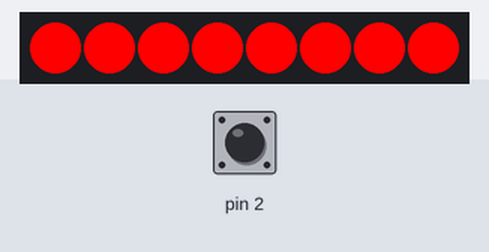
Simulated run of this sketch. Board: Arduino Uno, built with avr-gcc and run on an emulated ATmega328P. Shown: 8 RGB LEDs in strip order, left to right. Inputs (shaded band) come from the test bench; at power-on: pin 2 HIGH.

Above: at 1.2 s.
1.3 s: pin 2 pulled LOW for 1 s
At 3.5 s:
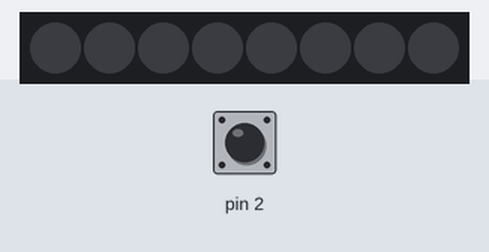
3.8 s: pin 2 pulled LOW for 0.15 s
At 4.1 s:
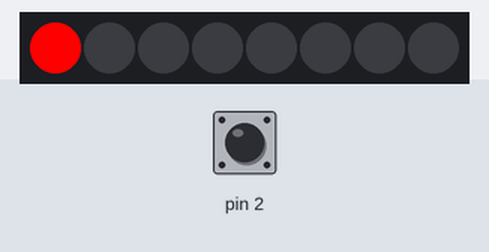
5.9 s: pin 2 pulled LOW for 3.2 s
At 10.4 s:
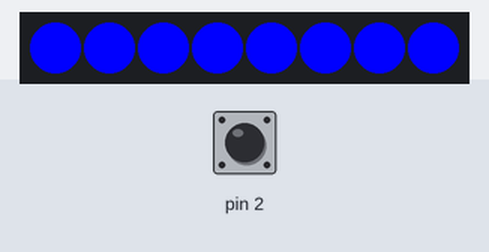
10.6 s: pin 2 pulled LOW for 3.2 s
At 10.9 s:
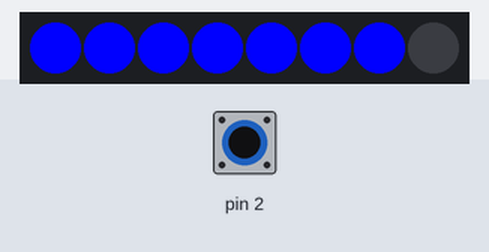
Timing chart, 0 to 16.3 s (numbered marks = the images above; inputs shaded):
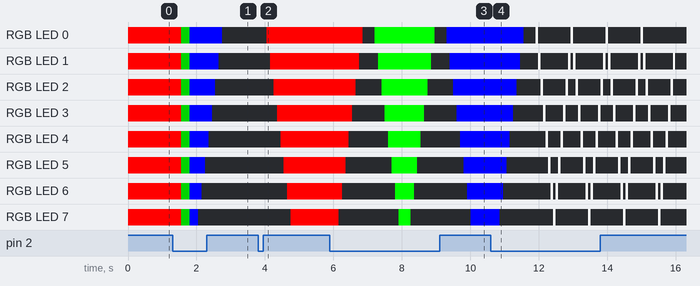

The sketch:

Neopixel_FastLED_PillarDemo02.ino
```cpp
#include "FastLED.h"

#define NUM_LEDS 8
CRGB leds[NUM_LEDS];
int ledBrightness[NUM_LEDS];
CRGB colors[4];

#define DATA_PIN 3
const int pace = 500;

//---- CAPACITIVE SENSOR ---
#include <CapacitiveSensor.h>
CapacitiveSensor   cs_4_2 = CapacitiveSensor(4, 2);       // 10M resistor between pins 4 & 2, pin 2 is sensor pin, add a wire and or foil if desired

void WaitForTouchOrig()
{
  long total1;
  while (total1 < 200)
  {
    total1 =  cs_4_2.capacitiveSensor(30);
  }
}

void WaitForTouch()
{
  int v = 0;
  do {
    v = digitalRead(2);
    delay(50);
  } while (v == HIGH);
    delay(200);
}

void setup() {
  cs_4_2.set_CS_AutocaL_Millis(0xFFFFFFFF);     // turn off autocalibrate on channel 1 - just as an example
  pinMode(2, INPUT_PULLUP);

  FastLED.addLeds<NEOPIXEL, DATA_PIN>(leds, NUM_LEDS);
  colors[0] = CRGB::Red;
  colors[1] = CRGB::Green;
  colors[2] = CRGB::Blue;
  colors[3] = CRGB::White;

  FastLED.setBrightness(255);
}

void SetLedBrightness(int which, int r, int g, int b, int brightness)
{
  ledBrightness[which] = brightness;
  leds[which].setRGB(r * brightness / 255, g * brightness / 255, b * brightness / 255);
}

void GradualRise()
{
  //-- Turn them all off --
  for (int i = 0; i < NUM_LEDS; i++)
    SetLedBrightness(i, 0, 0, 0, 0);
  FastLED.show();

  int brightnessDelay = 100; // Larger = slower
  int risePace = 8;
  int brightness = 0;
  int nextBrightness = 0; // When brightness reach this value, it's time to turn on the next LED
  int brightnessThreshold = 255 / NUM_LEDS; // How much brightness would have to change before we turn on next LED
  int currentTop = 0; // Topmost led that is currently on
  bool done = false;
  while (!done)
  {
    // Make leds from bottom to current topmost a little brighter
    for (int i = 0; i <= currentTop; i++)
    {
      if (ledBrightness[i] < 255)
        ledBrightness[i]++;
      SetLedBrightness(i, 255, 255, 255, ledBrightness[i]);
    }

    // When we've increased brightness enough, include the next higher LED.
    if (ledBrightness[0] >= nextBrightness) {
      nextBrightness = ledBrightness[0] + brightnessThreshold;
      if (currentTop < (NUM_LEDS - 1)) currentTop++;
    }

    if (ledBrightness[NUM_LEDS - 1] >= 255) {
      done = true;
    }
    FastLED.delay(7);
  }
}

void Fall()
{
  for (int i = 0; i < NUM_LEDS; i++) {
    SetLedBrightness(NUM_LEDS - 1 - i, 0, 0, 0, 0);
    FastLED.delay(100);
  }
}

void Rise(int r, int g, int b)
{
  for (int i = 0; i < NUM_LEDS; i++) {
    SetLedBrightness(i, r, g, b, 255);
    FastLED.delay(100);
  }
}

void ColorTests()
{
  for (int c = 0; c < 4; c++)
  {
    int cr = 0, cg = 0, cb = 0;
    switch (c) {
      case 0: cr = 255; break;
      case 1: cg = 255; break;
      case 2: cb = 255; break;
      case 3: cr = cg = cb = 255; break;
    }
    Rise(cr, cg, cb);
    delay(1500); // Enjoy the glory for two seconds before repeating

    Fall();
    delay(1000); // Enjoy the silence
  }
}

void DripDrip()
{
  for (int r = 0; r < 3; r++) {
    for (int i = 0; i < NUM_LEDS; i++) {
      int y = NUM_LEDS - 1 - i;
      leds[y] = CRGB::White;
      FastLED.delay(80);
      leds[y] = CRGB::Black;
      FastLED.show();
    }
    delay(500);
  }
}

void SetAll(CRGB c)
{
  for (int i = 0; i < NUM_LEDS; i++) {
    leds[i] = c;
    FastLED.show();
  }
}

void Blink()
{
  SetAll(CRGB::White);
  FastLED.delay(2000);
  SetAll(CRGB::Black);
  FastLED.delay(2000);
}

void Bounce()
{
  //== Up ==
  for (int y = 0; y < 8; y++) {
    for (int x = 0; x < 1; x++) {
      int i = x * 8 + y;
      leds[i] = CRGB::White;
    }
    FastLED.show();
    FastLED.delay(70);
    for (int x = 0; x < 1; x++) {
      int i = x * 8 + y;
      leds[i] = CRGB::Black;
    }
    FastLED.show();
  }

  //== Down ==
  for (int y = 1; y < 7; y++) {
    for (int x = 0; x < 1; x++) {
      int i = x * 8 + 7 - y;
      leds[i] = CRGB::White;
    }
    FastLED.show();
    FastLED.delay(70);
    for (int x = 0 ; x < 1; x++) {
      int i = x * 8 + 7 - y;
      leds[i] = CRGB::Black;
    }
    FastLED.show();
  }
}

void Constant(CRGB c)
{
  for (int y = 0; y < 8; y++) {
    leds[y] = c;
  }
  FastLED.show();
}

void loop() {
  Constant(CRGB::Red); WaitForTouch();
  Constant(CRGB::Green); WaitForTouch();
  Constant(CRGB::Blue); WaitForTouch();
  Fall();  WaitForTouch();

  Rise(255, 0, 0);  WaitForTouch();
  Fall();  WaitForTouch();

  Rise(0, 255, 0);  WaitForTouch();
  Fall();  WaitForTouch();

  Rise(0, 0, 255);  WaitForTouch();
  Fall();  WaitForTouch();

  for (byte i = 0; i < 4; i++) Bounce();
  Constant(CRGB::Black);
  WaitForTouch();
}
```

Measured:
- after the input at 1.3 s, RGB LED 0: RGB(255, 0, 0) → RGB(0, 128, 0) after 0.25 s, → RGB(0, 0, 255) 0.25 s later, → off 0.95 s later; RGB LED 1: RGB(255, 0, 0) → RGB(0, 128, 0) after 0.25 s, → RGB(0, 0, 255) 0.25 s later, → off 0.85 s later
- after the input at 3.8 s, RGB LED 0: off → RGB(254, 0, 0) after 0.25 s; RGB LED 1: off → RGB(254, 0, 0) after 0.35 s; RGB LED 2: off → RGB(254, 0, 0) after 0.45 s; RGB LED 3: off → RGB(254, 0, 0) after 0.55 s; RGB LED 4: off → RGB(254, 0, 0) after 0.65 s; the LEDs: change after 0.25 s (image 2)
- after the input at 5.9 s, RGB LED 0: RGB(254, 0, 0) → off after 0.96 s, → RGB(0, 254, 0) 0.35 s later, → off 1.8 s later, → RGB(0, 0, 254) 0.35 s later; RGB LED 1: RGB(254, 0, 0) → off after 0.86 s, → RGB(0, 254, 0) 0.55 s later, → off 1.6 s later, → RGB(0, 0, 254) 0.55 s later
- after the input at 10.6 s, RGB LED 0: RGB(0, 0, 254) → off after 0.96 s, then repeats every 1.0 s: RGB(255, 255, 255) 0.07 s, off 0.95 s; RGB LED 1: RGB(0, 0, 254) → off after 0.86 s, then repeats every 1.0 s: RGB(255, 255, 255) 0.07 s, off 0.80 s, RGB(255, 255, 255) 0.07 s, off 0.07 s
